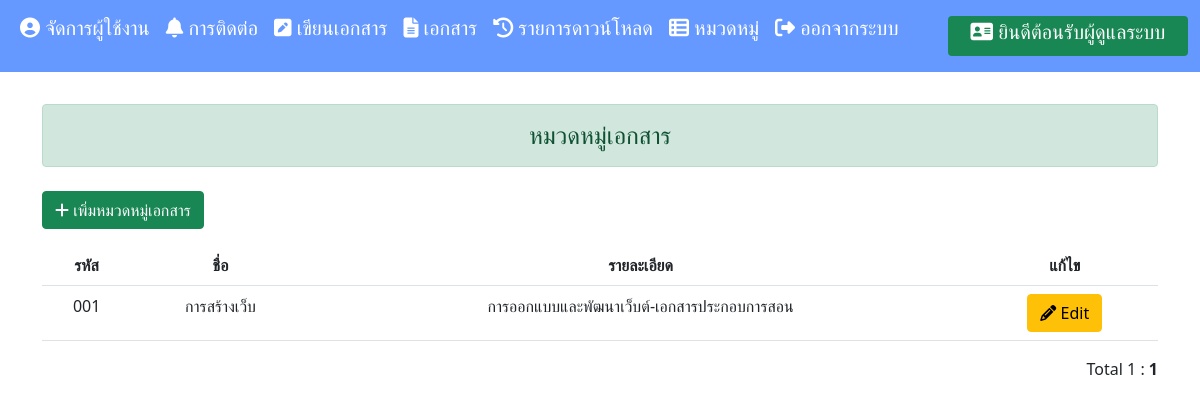
The app's page /topic.php?Page=1 with its own data.
### tables this page shows
CREATE TABLE `topic` (
  `topic_id` int(3) UNSIGNED ZEROFILL NOT NULL,
  `topic_name` varchar(50) NOT NULL,
  `topic_detail` varchar(50) NOT NULL
);

### topic.php (the view, shortened to what this page needs)
<?php
include 'condb.php';
?>
<!DOCTYPE html>
<html lang="en">
<head>
<link href="https://cdn.jsdelivr.net/npm/bootstrap@5.1.3/dist/css/bootstrap.min.css" rel="stylesheet">
</head>
<body>
<?php
include 'navadmin.php'
?>
<div class="container">
<table class="table table-hover">
  <br>
    <div class="h4 text-center alert alert-success mb-4 mt-2" role="alert">หมวดหมู่เอกสาร</div>
<a href="addtopic.php" class="btn btn-success mb-3"><i class="fa fa-plus" aria-hidden="true"></i>
 เพิ่มหมวดหมู่เอกสาร</a>
    <tr>
      <th>รหัส</th>
      <th>ชื่อ</th>
      <th>รายละเอียด</th>
      <th>แก้ไข</th>
    </tr>
    <?php
    $sql = "SELECT * FROM topic";
    $result=mysqli_query($conn,$sql);
    $Num_Rows = mysqli_num_rows($result);
$Per_Page = 10;
$Page = $_GET["Page"];
$Page_Start = (($Per_Page*$Page)-$Per_Page);
if($Num_Rows<=$Per_Page)
{
$Num_Pages =1;
}
$sql .=" ORDER BY topic_id ASC LIMIT $Page_Start , $Per_Page";
$result=mysqli_query($conn,$sql);
    while($row=mysqli_fetch_array($result)){
    ?>
    <tr>
      <td><?=$row["topic_id"]?></td>
      <td><?=$row["topic_name"]?></td>
      <td><?=$row["topic_detail"]?></td>
      <td><a href="edit_topic.php?id=<?=$row["topic_id"]?>" class="btn btn-warning "><i class="fa fa-pencil" aria-hidden="true"></i> Edit</a>   </td>
    </tr>
    <?php
    }
    ?>
</table>
<div style="float:right;">
    Total <?php echo $Num_Rows;?> :
    <?php
    for($i=1; $i<=$Num_Pages; $i++){
        if($i != $Page)
        {
            echo "[ <a href='$_SERVER[SCRIPT_NAME]?Page=$i'>$i</a> ]";
        }
        else
        {
            echo "<b> $i </b>";
        }
    }
            ?>
  </div>
</body>
</html>

### topic.php (style rules this page uses)
table { border-collapse: collapse; border-spacing: 0; width: 100%; }
th, td { text-align: center; padding: 8px; }

### records on screen
topic: topic_id "001", topic_name "การสร้างเว็บ", topic_detail "การออกแบบและพัฒนาเว็บต์-เอกสารประกอบการสอน"

### other values on screen
$Num_Rows "1"
